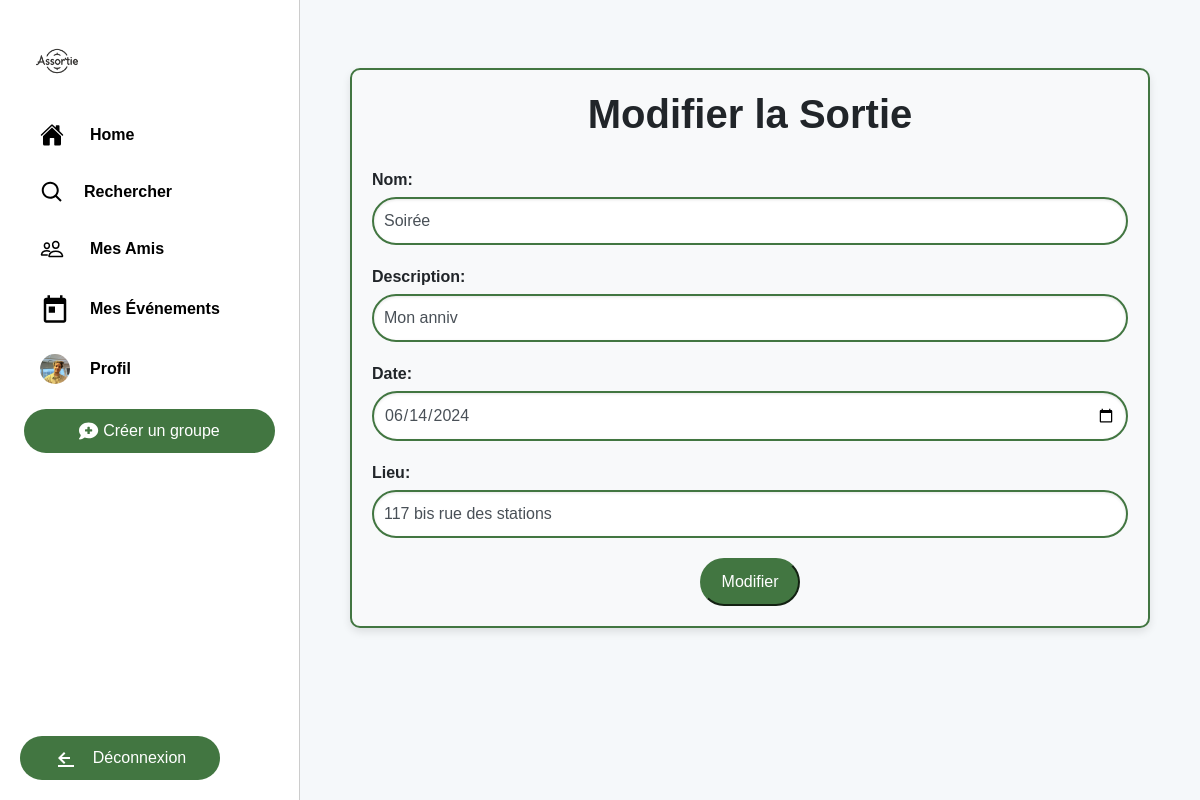
The app's page /sorties/sortie/modifier/10/ (signed in) with its own data.
### sorties/models.py (models this page shows, shortened)
class Profile(models.Model):
    user = models.OneToOneField(User, on_delete=models.CASCADE, unique=True)
    friends = models.ManyToManyField('self', blank=True)
    photo = models.ImageField(upload_to='profile_pics/', blank=True, null=True, default='profile_pics/default_profile.jpg')
    other_profile_field = models.CharField(max_length=100, blank=True, null=True)  # Exemple de champ supplémentaire

class SortieProposee(models.Model):
    groupe = models.ForeignKey(GroupeAmis, on_delete=models.CASCADE)
    nom = models.CharField(max_length=100)
    description = models.TextField()
    date = models.DateTimeField(null=True, blank=True)
    lieu = models.CharField(max_length=100)
    createur = models.ForeignKey(User, on_delete=models.CASCADE)
    participants = models.ManyToManyField(User, related_name='sorties_participants', through='Participation')

### sorties/views.py (the view)
# urls.py: path('sortie/modifier/<int:sortie_id>/', views.modifier_sortie, name='modifier_sortie'),
@login_required
def modifier_sortie(request, sortie_id):
    sortie = get_object_or_404(SortieProposee, id=sortie_id)
    if request.method == 'POST':
        form = SortieProposeeForm(request.POST, instance=sortie)
        if form.is_valid():
            old_date = sortie.date
            old_lieu = sortie.lieu
            sortie = form.save()
            if old_date != sortie.date or old_lieu != sortie.lieu:
                participants = sortie.participants.all()
                for participant in participants:
                    subject = 'Modification de la sortie'
                    message = f'La sortie "{sortie.nom}" a été modifiée.\nNouvelle date : {sortie.date}\nNouveau lieu : {sortie.lieu}'
                    recipient_list = [participant.email]
                    send_notification_email(subject, message, recipient_list)
            messages.success(request, 'La sortie a été modifiée avec succès.')
            return redirect('groupe_detail', group_id=sortie.groupe.id)
    else:
        form = SortieProposeeForm(instance=sortie)
    return render(request, 'sorties/modifier_sortie.html', {'form': form, 'sortie': sortie})

### sorties/forms.py (shortened to what this page needs)
class SortieProposeeForm(forms.ModelForm):
    class Meta:
        model = SortieProposee
        fields = ['nom', 'description', 'date', 'lieu']
        widgets = {
            'nom': forms.TextInput(attrs={'class': 'form-control'}),
            'description': forms.TextInput(attrs={'class': 'form-control'}),
            'date': forms.DateInput(attrs={'class': 'form-control datepicker', 'type': 'date'}),
            'lieu': forms.TextInput(attrs={'class': 'form-control'}),
        }

### sorties/templates/sorties/modifier_sortie.html (shortened to what this page needs)
{% extends "sorties/base.html" %}
{% block content %}
<div class="container-custom mt-5">
    <div class="header-custom">
        <h2>Modifier la Sortie</h2>
    </div>
    <form method="post">
        <div class="form-group">
            {{ form.nom.label_tag }}
            {{ form.nom }}
        </div>
        <div class="form-group">
            {{ form.description.label_tag }}
            {{ form.description }}
        </div>
        <div class="form-group">
            {{ form.date.label_tag }}
            {{ form.date }}
        </div>
        <div class="form-group">
            {{ form.lieu.label_tag }}
            {{ form.lieu }}
        </div>
        <div class="form-buttons">
            <button type="submit" class="btn-primary">Modifier</button>
        </div>
    </form>
</div>
{% endblock %}

### sorties/templates/sorties/base.html (shortened to what this page needs)
{% load static %}
<!DOCTYPE html>
<html>
<head>
    <link href="https://maxcdn.bootstrapcdn.com/bootstrap/4.0.0/css/bootstrap.min.css" rel="stylesheet">
</head>
<body>
    <div class="sidebar">
        <a href="{% url 'liste_groupes' %}" class="logo">
            <img src="{% static 'images/logo1.png' %}" alt="Logo">
        </a>
        <a href="{% url 'liste_groupes' %}" class="button_sidebar">
            <span class="text">Home</span>
        </a>
        <a href="{% url 'search_users' %}" class="button_sidebar">
            <span class="text">Rechercher</span>
        </a>
        <a href="{% url 'view_friends' %}" class="button_sidebar">
            <span class="text">Mes Amis</span>
        </a>
        <a href="{% url 'mes_evenements' %}" class="button_sidebar">
            <svg class="icon" viewBox="0 0 24 24" fill="currentColor" width="30" height="30">
                <path d="M19 3h-1V1h-2v2H8V1H6v2H5c-1.1 0-1.99.9-1.99 2L3 21c0 1.1.9 2 2 2h14c1.1 0 2-.9 2-2V5c0-1.1-.9-2-2-2zm0 18H5V8h14v13zM7 10h5v5H7z"></path>
            </svg>
            <span class="text">Mes Événements</span>
        </a>
        {% if user.is_authenticated %}
            <a href="{% url 'view_profile' request.user.username %}" class="button_sidebar">
                {% if user.profile.photo %}
                    <img src="{{ user.profile.photo.url }}" alt="Profile Photo" class="profile-photo">
                {% else %}
                    <svg class="icon" viewBox="0 0 24 24" fill="currentColor" width="24" height="24">
                        <path d="M20.7 7.3l-4-4a1 1 0 00-1.4 0l-9 9a1 1 0 00-.3.7v3a1 1 0 001 1h3a1 1 0 00.7-.3l9-9a1 1 0 000-1.4zM4 20h16a1 1 0 000-2H4a1 1 0 000 2zm7-7.6l5.6-5.6L16 4.4l-5.6 5.6L11 13v-1.6z"></path>
                    </svg>
                {% endif %}
                <span class="text">Profil</span>
            </a>
            <div class="button-container">
                <a href="{% url 'creer_groupe' %}" class="button">
                    <span>Créer un groupe</span>
                </a>
            </div>
            <div class="button_deco-container">
                <a href="{% url 'logout' %}" class="button_deco">
                    <svg class="icon" viewBox="0 0 24 24" fill="currentColor" width="24" height="24">
                        <path d="M16 13v-2H7.83l3.58-3.59L10 6l-6 6 6 6 1.41-1.41L7.83 13H16zm4 8H4v-2h16v2z"></path>
                    </svg>
                    <span>Déconnexion</span>
                </a>
            </div>
        {% endif %}
    </div>
    <div class="content">
        <div class="container">
            {% block content %}
            {% endblock %}
        </div>
    </div>
</body>
</html>

### sorties/templates/sorties/base.html (style rules this page uses)
body { margin: 0; font-family: 'Arial', sans-serif; display: flex; background-color: #f5f8fa; }
.sidebar { width: 25%; background-color: #fff; display: flex; flex-direction: column; align-items: flex-start; position: fixed; overflow-y: auto; transition: width 0.3s; border-right: 1px solid #ccc; padding-top: 10px; height: 100%; padding-bottom: 20px; }
.button_sidebar { display: flex; align-items: center; padding: 10px 20px; margin: 5px 20px; text-decoration: none; color: #000; border-radius: 30px; transition: box-shadow 0.3s, background-color 0.3s; width: auto; font-weight: bold; }
.button_sidebar .icon { margin-right: 15px; }
.button_sidebar .text { display: inline; margin-left: 5px; }
.profile-photo { border-radius: 50%; width: 30px; height: 30px; object-fit: cover; margin-right: 15px; }
.logo { display: flex; align-items: center; padding: 10px 2px; margin: 5px 20px 0; text-decoration: none; }
.logo img { width: 70px; height: 70px; object-fit: cover; transition: box-shadow 0.3s, background-color 0.3s; border-radius: 30px; }
.content { margin-left: 25%; padding: 20px; width: 75%; transition: margin-left 0.3s, width 0.3s; }
.button-container { display: flex; justify-content: center; width: 100%; padding-left: 10px; padding-right: 10px; padding-top: 10px; }
.button_deco { background-color: #427641; color: white; border: none; border-radius: 30px; padding: 10px 20px; font-size: 16px; cursor: pointer; display: flex; align-items: center; justify-content: center; transition: border-radius 0.3s, box-shadow 0.3s, background-color 0.3s; width: 90%; max-width: 200px; text-decoration: none; }
.button { background-color: #427641; color: white; border: none; border-radius: 30px; padding: 10px 20px; font-size: 16px; cursor: pointer; display: flex; align-items: center; justify-content: center; transition: border-radius 0.3s, box-shadow 0.3s, background-color 0.3s; width: 90%; max-width: 2000px; text-decoration: none; }
.button_deco .icon, .button_deco .text { margin-right: 15px; }
.button_deco-container { position: absolute; bottom: 20px; left: 20px; width: 90%; }

### sorties/templates/sorties/modifier_sortie.html (style rules this page uses)
.container-custom { max-width: 800px; margin: auto; background: #f8f9fa; padding: 20px; border-radius: 10px; border: 2px solid #427641; box-shadow: 0 4px 8px rgba(0, 0, 0, 0.1); }
.header-custom { text-align: center; margin-bottom: 30px; }
.header-custom h2 { font-size: 2.5em; font-weight: bold; margin-bottom: 20px; }
.form-group { margin-bottom: 20px; }
.form-group label { font-weight: bold; display: block; margin-bottom: 5px; }
.form-control { width: 100%; padding: 10px; border-radius: 25px; border: 2px solid #427641; background: #fff; box-shadow: inset 0 1px 3px rgba(0, 0, 0, 0.1); transition: border-color 0.3s, box-shadow 0.3s; }
.form-buttons { text-align: center; }
.btn-primary { background-color: #427641; border-color: #427641; color: white; padding: 10px 20px; border-radius: 25px; font-size: 1em; cursor: pointer; transition: background-color 0.3s, box-shadow 0.3s; }

### records on screen
SortieProposee: nom "Soirée", description "Mon anniv", date "06/14/2024", lieu "117 bis rue des stations"
